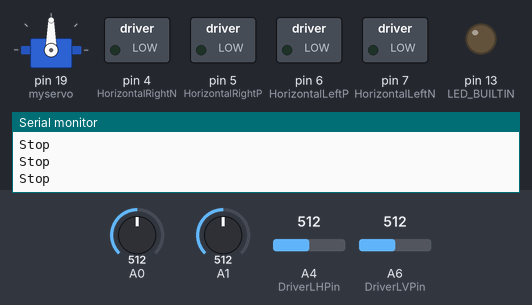
This program was run on a simulated Arduino Mega 2560, built with avr-gcc and run on an emulated ATmega2560. On the bench: servo, switched loads named in the program (green lamp = pin HIGH), output pins drawn as LEDs (lit = HIGH), the last lines printed to the serial monitor. The inputs (shaded band) are chosen by the test bench; at power-on: A4 (DriverLHPin) = 512, A6 (DriverLVPin) = 512, A0 = 512, A1 = 512. EEPROM starts erased.

Above: at 4.2 s.
4.3 s: A4 (DriverLHPin) set to 716
At 5.2 s:
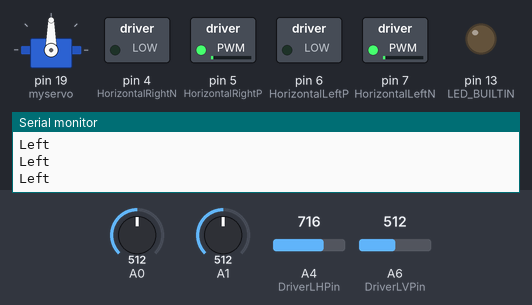
5.8 s: A6 (DriverLVPin) set to 55
At 6.8 s:
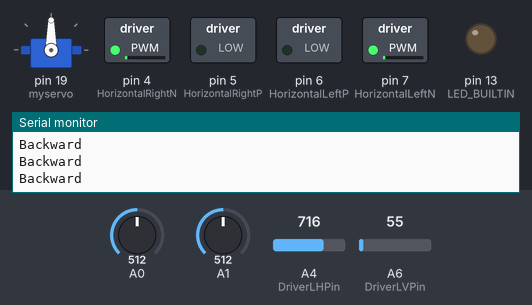
7.3 s: A6 (DriverLVPin) set to 992
At 8.5 s:
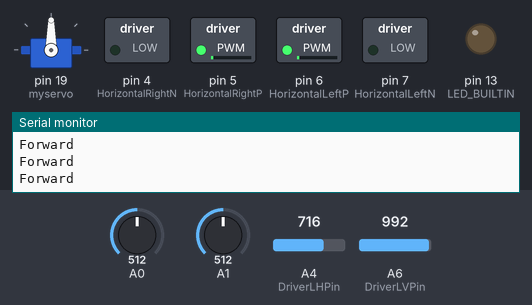
Timing chart, 0 to 10.3 s (numbered marks = the images above; inputs shaded):
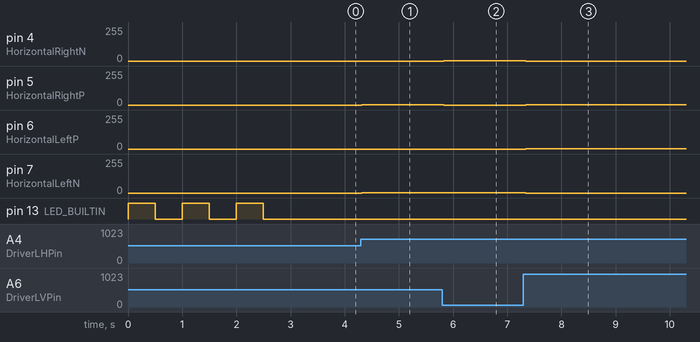

The program:

main.cpp
```cpp
#include <Arduino.h>
#include "Joystick.cpp"
#include "Pot.cpp"
#include <SPI.h>
#include <Servo.h>
#include <Wire.h>
#include <Adafruit_PWMServoDriver.h>
#include <EEPROM.h>

// Servo Control new

#define ServoControl A15

// Claw

#define ClawSholder 0
#define ClawElbow 1
#define ClawGrip 2

// Drive

#define HorizontalLeftP 6
#define HorizontalLeftN 7

#define HorizontalRightP 5 // Front Right Foward
#define HorizontalRightN 4

#define VerticalLeftP 8
#define VerticalLeftN 7

#define VerticalRightP 10 // Front Right Up
#define VerticalRightN 11

// Test Motors

int TestArray[4][2] = {{HorizontalLeftN, HorizontalLeftP}, {HorizontalRightN, HorizontalRightP}, {VerticalLeftN, VerticalLeftP}, {VerticalRightN, VerticalRightP}};

// Controls

#define DriverLHPin A4
#define DriverLVPin A6
#define DriverRHPin A7
#define DriverRVPin A5

#define ArmJoy A0
#define EleJoy A1

Joystick armElbow(ArmJoy, EleJoy);
Joystick LeftStick(DriverLHPin, DriverLVPin);

#define ClawPot A0

Pot claw(ClawPot);

void motorTest();

int readJoystick(int pin);
int readPot(int pin);

Servo myservo;

bool skipMoterTest = false;

void setup() {

  Serial.begin(9600);
  Serial.println("I'm awake!");
  pinMode(LED_BUILTIN, OUTPUT);

  if (EEPROM.read(1) == 1) {
    Serial.println("Starting motor test");
    motorTest();
    EEPROM.update(1, 0);
  } else {
    Serial.println("Press reset button to start motor test");
    EEPROM.update(1, 1);
    for (int i = 0; i < 3; i++) {
      digitalWrite(LED_BUILTIN, HIGH);
      delay(500);
      digitalWrite(LED_BUILTIN, LOW);
      delay(500);
    }
    Serial.println("Skiped motor test");
    skipMoterTest = true;
    EEPROM.update(1, 0);
  };

  myservo.attach(19);
}

void loop() {
  // Serial.println(readPot(A0));
  delay(100);
  armElbow.update();
  claw.update();
  LeftStick.update();

  int horizontalBF = armElbow.xValue; // Horizontal Back and Forth
  int horizontalLR = armElbow.yValue; // Horizontal Left and Right
  int DriverLH = LeftStick.xValue; // Driver Left Horizontal
  int DriverLV = LeftStick.yValue; // Driver Left Vertical

  // digitalWrite(VerticalLeftP, HIGH);
  // digitalWrite(VerticalLeftN, LOW);
  // digitalWrite(VerticalRightP, HIGH);
  // digitalWrite(VerticalRightN, LOW);

  // delay(1000);

  // digitalWrite(VerticalLeftP, LOW);
  // digitalWrite(VerticalLeftN, HIGH);
  // digitalWrite(VerticalRightP, LOW);
  // digitalWrite(VerticalRightN, HIGH);

  // delay(1000);

  // Serial.print("Vertical: ");
  // Serial.println(DriverLV);

  if (DriverLV > 200) {
    Serial.println("Forward");
    analogWrite(HorizontalLeftP, HIGH);
    analogWrite(HorizontalLeftN, LOW);
    analogWrite(HorizontalRightP, HIGH);
    analogWrite(HorizontalRightN, LOW);
  } else if (DriverLV < -200) {
    Serial.println("Backward");
    analogWrite(HorizontalLeftP, LOW);
    analogWrite(HorizontalLeftN, HIGH);
    analogWrite(HorizontalRightP, LOW);
    analogWrite(HorizontalRightN, HIGH);
  } else if (DriverLH < 0) {
    Serial.println("Right");
    analogWrite(HorizontalLeftP, HIGH);
    analogWrite(HorizontalLeftN, LOW);
    analogWrite(HorizontalRightP, LOW);
    analogWrite(HorizontalRightN, HIGH);
  } else if (DriverLH > 0) {
    Serial.println("Left");
    analogWrite(HorizontalLeftP, LOW);
    analogWrite(HorizontalLeftN, HIGH);
    analogWrite(HorizontalRightP, HIGH);
    analogWrite(HorizontalRightN, LOW);
  } else {
    Serial.println("Stop");
    analogWrite(HorizontalLeftP, LOW);
    analogWrite(HorizontalLeftN, LOW);
    analogWrite(HorizontalRightP, LOW);
    analogWrite(HorizontalRightN, LOW);
  }

}

int readJoystick(int pin) {
  int rawValue = analogRead(pin);
  int mappedValue = map(rawValue, 0, 1023, -255, 255);
  if (abs(mappedValue) < 65) {
    mappedValue = 0;
  }
  return mappedValue;
}

int readPot(int pin) {
  int rawValue = analogRead(pin);
  int mappedValue = map(rawValue, 0, 1023, 0, 180);
  if (abs(mappedValue) < 10) {
    mappedValue = 10;
  }
  if (abs(mappedValue) > 170) {
    mappedValue = 170;
  }
  return mappedValue;
}

void motorTest() {
  Serial.println("Starting Motor Test");

  for (int i = 0; i < 4; i++) {
    int pin1 = TestArray[i][0];
    int pin2 = TestArray[i][1];

    if (skipMoterTest) break;

    Serial.print("Testing Motor: ");
    Serial.print(pin1);
    Serial.print(" ");
    Serial.println(pin2);

    digitalWrite(pin1, HIGH);
    digitalWrite(pin2, LOW);

    delay(1000);

    digitalWrite(pin1, LOW);
    digitalWrite(pin2, HIGH);

    delay(1000);

    digitalWrite(pin1, LOW);
    digitalWrite(pin2, LOW);
  }

  Serial.println("Motor Test End");
}
```

Joystick.cpp
```cpp
#include <Arduino.h>

int readJoystick(int pin);

class Joystick
{
private:
    int xp;
    int yp;

public:
    int xValue;
    int yValue;

    void update() {
        xValue = readJoystick(xp);
        yValue = readJoystick(yp);
    }

    Joystick(int xPin, int yPin) {
        xp = xPin;
        yp = yPin;
        pinMode(xp, INPUT);
        pinMode(yp, INPUT);
    }
};
```

Pot.cpp
```cpp
#include <Arduino.h>

int readPot(int pin);

class Pot
{
private:
    int usePin;

public:
    int value;

    void update() {
        value = readPot(usePin);
    }

    Pot(int pin) {
        usePin = pin;
        pinMode(usePin, INPUT);
    }
};
```

Measured:
- after the input at 4.3 s, pin 5 (HorizontalRightP), pin 7 (HorizontalLeftN): 0/255 → 1/255 at once
- after the input at 5.8 s, pin 4 (HorizontalRightN): 0/255 → 1/255 at once; pin 5 (HorizontalRightP): 1/255 → 0/255 at once
- after the input at 7.3 s, pin 4 (HorizontalRightN), pin 7 (HorizontalLeftN): 1/255 → 0/255 at once; pin 5 (HorizontalRightP), pin 6 (HorizontalLeftP): 0/255 → 1/255 at once
